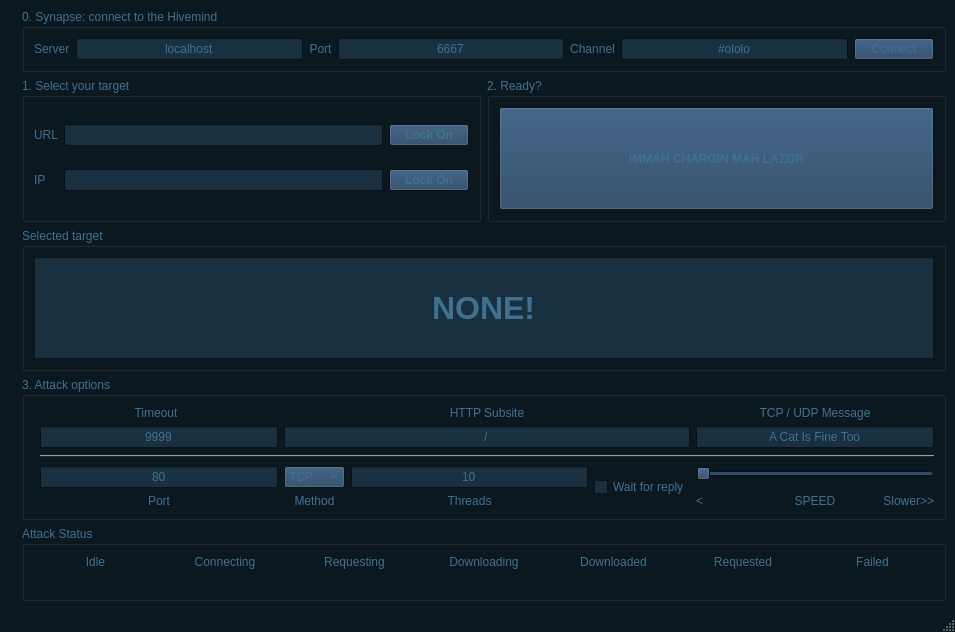
<?xml version="1.0" encoding="UTF-8"?>
<ui version="4.0">
 <class>LOIQ</class>
 <widget class="QMainWindow" name="LOIQ">
  <property name="geometry">
   <rect>
    <x>0</x>
    <y>0</y>
    <width>955</width>
    <height>632</height>
   </rect>
  </property>
  <property name="sizePolicy">
   <sizepolicy hsizetype="MinimumExpanding" vsizetype="MinimumExpanding">
    <horstretch>0</horstretch>
    <verstretch>0</verstretch>
   </sizepolicy>
  </property>
  <property name="palette">
   <palette>
    <active>
     <colorrole role="WindowText">
      <brush brushstyle="SolidPattern">
       <color alpha="255">
        <red>65</red>
        <green>113</green>
        <blue>145</blue>
       </color>
      </brush>
     </colorrole>
     <colorrole role="Button">
      <brush brushstyle="SolidPattern">
       <color alpha="255">
        <red>32</red>
        <green>64</green>
        <blue>96</blue>
       </color>
      </brush>
     </colorrole>
     <colorrole role="Light">
      <brush brushstyle="SolidPattern">
       <color alpha="255">
        <red>24</red>
        <green>48</green>
        <blue>44</blue>
       </color>
      </brush>
     </colorrole>
     <colorrole role="Text">
      <brush brushstyle="SolidPattern">
       <color alpha="255">
        <red>65</red>
        <green>113</green>
        <blue>145</blue>
       </color>
      </brush>
     </colorrole>
     <colorrole role="BrightText">
      <brush brushstyle="SolidPattern">
       <color alpha="255">
        <red>24</red>
        <green>48</green>
        <blue>64</blue>
       </color>
      </brush>
     </colorrole>
     <colorrole role="ButtonText">
      <brush brushstyle="SolidPattern">
       <color alpha="255">
        <red>65</red>
        <green>113</green>
        <blue>145</blue>
       </color>
      </brush>
     </colorrole>
     <colorrole role="Base">
      <brush brushstyle="SolidPattern">
       <color alpha="255">
        <red>24</red>
        <green>48</green>
        <blue>64</blue>
       </color>
      </brush>
     </colorrole>
     <colorrole role="Window">
      <brush brushstyle="SolidPattern">
       <color alpha="255">
        <red>12</red>
        <green>24</green>
        <blue>32</blue>
       </color>
      </brush>
     </colorrole>
     <colorrole role="Shadow">
      <brush brushstyle="SolidPattern">
       <color alpha="255">
        <red>65</red>
        <green>113</green>
        <blue>145</blue>
       </color>
      </brush>
     </colorrole>
    </active>
    <inactive>
     <colorrole role="WindowText">
      <brush brushstyle="SolidPattern">
       <color alpha="255">
        <red>65</red>
        <green>113</green>
        <blue>145</blue>
       </color>
      </brush>
     </colorrole>
     <colorrole role="Button">
      <brush brushstyle="SolidPattern">
       <color alpha="255">
        <red>32</red>
        <green>64</green>
        <blue>96</blue>
       </color>
      </brush>
     </colorrole>
     <colorrole role="Light">
      <brush brushstyle="SolidPattern">
       <color alpha="255">
        <red>24</red>
        <green>48</green>
        <blue>44</blue>
       </color>
      </brush>
     </colorrole>
     <colorrole role="Text">
      <brush brushstyle="SolidPattern">
       <color alpha="255">
        <red>65</red>
        <green>113</green>
        <blue>145</blue>
       </color>
      </brush>
     </colorrole>
     <colorrole role="BrightText">
      <brush brushstyle="SolidPattern">
       <color alpha="255">
        <red>24</red>
        <green>48</green>
        <blue>64</blue>
       </color>
      </brush>
     </colorrole>
     <colorrole role="ButtonText">
      <brush brushstyle="SolidPattern">
       <color alpha="255">
        <red>65</red>
        <green>113</green>
        <blue>145</blue>
       </color>
      </brush>
     </colorrole>
     <colorrole role="Base">
      <brush brushstyle="SolidPattern">
       <color alpha="255">
        <red>24</red>
        <green>48</green>
        <blue>64</blue>
       </color>
      </brush>
     </colorrole>
     <colorrole role="Window">
      <brush brushstyle="SolidPattern">
       <color alpha="255">
        <red>12</red>
        <green>24</green>
        <blue>32</blue>
       </color>
      </brush>
     </colorrole>
     <colorrole role="Shadow">
      <brush brushstyle="SolidPattern">
       <color alpha="255">
        <red>65</red>
        <green>113</green>
        <blue>145</blue>
       </color>
      </brush>
     </colorrole>
    </inactive>
    <disabled>
     <colorrole role="WindowText">
      <brush brushstyle="SolidPattern">
       <color alpha="255">
        <red>128</red>
        <green>128</green>
        <blue>128</blue>
       </color>
      </brush>
     </colorrole>
     <colorrole role="Button">
      <brush brushstyle="SolidPattern">
       <color alpha="255">
        <red>32</red>
        <green>64</green>
        <blue>96</blue>
       </color>
      </brush>
     </colorrole>
     <colorrole role="Light">
      <brush brushstyle="SolidPattern">
       <color alpha="255">
        <red>24</red>
        <green>48</green>
        <blue>44</blue>
       </color>
      </brush>
     </colorrole>
     <colorrole role="Text">
      <brush brushstyle="SolidPattern">
       <color alpha="255">
        <red>128</red>
        <green>128</green>
        <blue>128</blue>
       </color>
      </brush>
     </colorrole>
     <colorrole role="BrightText">
      <brush brushstyle="SolidPattern">
       <color alpha="255">
        <red>24</red>
        <green>48</green>
        <blue>64</blue>
       </color>
      </brush>
     </colorrole>
     <colorrole role="ButtonText">
      <brush brushstyle="SolidPattern">
       <color alpha="255">
        <red>128</red>
        <green>128</green>
        <blue>128</blue>
       </color>
      </brush>
     </colorrole>
     <colorrole role="Base">
      <brush brushstyle="SolidPattern">
       <color alpha="255">
        <red>12</red>
        <green>24</green>
        <blue>32</blue>
       </color>
      </brush>
     </colorrole>
     <colorrole role="Window">
      <brush brushstyle="SolidPattern">
       <color alpha="255">
        <red>12</red>
        <green>24</green>
        <blue>32</blue>
       </color>
      </brush>
     </colorrole>
     <colorrole role="Shadow">
      <brush brushstyle="SolidPattern">
       <color alpha="255">
        <red>65</red>
        <green>113</green>
        <blue>145</blue>
       </color>
      </brush>
     </colorrole>
    </disabled>
   </palette>
  </property>
  <property name="font">
   <font>
    <family>Tahoma</family>
   </font>
  </property>
  <property name="windowTitle">
   <string>LOIQ</string>
  </property>
  <property name="windowIcon">
   <iconset resource="../loiq.qrc">
    <normaloff>:/images/LOIC.ico</normaloff>:/images/LOIC.ico</iconset>
  </property>
  <property name="locale">
   <locale language="English" country="UnitedStates"/>
  </property>
  <widget class="QWidget" name="centralwidget">
   <property name="sizePolicy">
    <sizepolicy hsizetype="MinimumExpanding" vsizetype="MinimumExpanding">
     <horstretch>0</horstretch>
     <verstretch>0</verstretch>
    </sizepolicy>
   </property>
   <layout class="QGridLayout" name="gridLayout_5">
    <item row="0" column="0" rowspan="5">
     <widget class="QLabel" name="ioncannon">
      <property name="text">
       <string/>
      </property>
      <property name="pixmap">
       <pixmap resource="../loiq.qrc">:/images/LOIC.png</pixmap>
      </property>
      <property name="alignment">
       <set>Qt::AlignLeading|Qt::AlignLeft|Qt::AlignTop</set>
      </property>
     </widget>
    </item>
    <item row="0" column="1" colspan="2">
     <widget class="QGroupBox" name="groupBox_6">
      <property name="title">
       <string>0. Synapse: connect to the Hivemind</string>
      </property>
      <layout class="QHBoxLayout" name="horizontalLayout_2">
       <item>
        <widget class="QLabel" name="label_19">
         <property name="text">
          <string>Server</string>
         </property>
        </widget>
       </item>
       <item>
        <widget class="QLineEdit" name="SynapseServer">
         <property name="sizePolicy">
          <sizepolicy hsizetype="MinimumExpanding" vsizetype="Fixed">
           <horstretch>0</horstretch>
           <verstretch>0</verstretch>
          </sizepolicy>
         </property>
         <property name="text">
          <string>localhost</string>
         </property>
         <property name="alignment">
          <set>Qt::AlignCenter</set>
         </property>
        </widget>
       </item>
       <item>
        <widget class="QLabel" name="label_20">
         <property name="text">
          <string>Port</string>
         </property>
         <property name="alignment">
          <set>Qt::AlignCenter</set>
         </property>
        </widget>
       </item>
       <item>
        <widget class="QLineEdit" name="SynapsePort">
         <property name="text">
          <string>6667</string>
         </property>
         <property name="maxLength">
          <number>5</number>
         </property>
         <property name="alignment">
          <set>Qt::AlignCenter</set>
         </property>
        </widget>
       </item>
       <item>
        <widget class="QLabel" name="label_21">
         <property name="text">
          <string>Channel</string>
         </property>
         <property name="alignment">
          <set>Qt::AlignCenter</set>
         </property>
        </widget>
       </item>
       <item>
        <widget class="QLineEdit" name="SynapseChannel">
         <property name="text">
          <string>#ololo</string>
         </property>
         <property name="maxLength">
          <number>32767</number>
         </property>
         <property name="alignment">
          <set>Qt::AlignCenter</set>
         </property>
        </widget>
       </item>
       <item>
        <widget class="QPushButton" name="SynapseConnect">
         <property name="text">
          <string>Connect</string>
         </property>
        </widget>
       </item>
      </layout>
     </widget>
    </item>
    <item row="1" column="1">
     <widget class="QGroupBox" name="groupBox">
      <property name="sizePolicy">
       <sizepolicy hsizetype="Preferred" vsizetype="Preferred">
        <horstretch>0</horstretch>
        <verstretch>0</verstretch>
       </sizepolicy>
      </property>
      <property name="palette">
       <palette>
        <active/>
        <inactive/>
        <disabled/>
       </palette>
      </property>
      <property name="title">
       <string>1. Select your target</string>
      </property>
      <layout class="QGridLayout" name="gridLayout_2">
       <item row="0" column="0">
        <widget class="QLabel" name="label">
         <property name="text">
          <string>URL</string>
         </property>
        </widget>
       </item>
       <item row="0" column="1">
        <widget class="QLineEdit" name="URL_field">
         <property name="alignment">
          <set>Qt::AlignCenter</set>
         </property>
        </widget>
       </item>
       <item row="0" column="2">
        <widget class="QPushButton" name="LockOn1">
         <property name="font">
          <font>
           <family>Tahoma</family>
           <weight>75</weight>
           <bold>true</bold>
          </font>
         </property>
         <property name="text">
          <string>Lock On</string>
         </property>
        </widget>
       </item>
       <item row="1" column="0">
        <widget class="QLabel" name="label_2">
         <property name="text">
          <string>IP</string>
         </property>
        </widget>
       </item>
       <item row="1" column="1">
        <widget class="QLineEdit" name="IP_field">
         <property name="maxLength">
          <number>25</number>
         </property>
         <property name="alignment">
          <set>Qt::AlignCenter</set>
         </property>
        </widget>
       </item>
       <item row="1" column="2">
        <widget class="QPushButton" name="LockOn2">
         <property name="font">
          <font>
           <family>Tahoma</family>
           <weight>75</weight>
           <bold>true</bold>
          </font>
         </property>
         <property name="text">
          <string>Lock On</string>
         </property>
        </widget>
       </item>
      </layout>
     </widget>
    </item>
    <item row="1" column="2">
     <widget class="QGroupBox" name="groupBox_2">
      <property name="title">
       <string>2. Ready?</string>
      </property>
      <layout class="QGridLayout" name="gridLayout_6">
       <item row="0" column="0">
        <widget class="QPushButton" name="Fire">
         <property name="sizePolicy">
          <sizepolicy hsizetype="MinimumExpanding" vsizetype="MinimumExpanding">
           <horstretch>0</horstretch>
           <verstretch>0</verstretch>
          </sizepolicy>
         </property>
         <property name="font">
          <font>
           <family>Tahoma</family>
           <weight>75</weight>
           <bold>true</bold>
          </font>
         </property>
         <property name="text">
          <string>IMMAH CHARGIN MAH LAZOR</string>
         </property>
        </widget>
       </item>
      </layout>
     </widget>
    </item>
    <item row="2" column="1" colspan="2">
     <widget class="QGroupBox" name="groupBox_3">
      <property name="title">
       <string>Selected target</string>
      </property>
      <layout class="QVBoxLayout" name="verticalLayout">
       <item>
        <widget class="QLineEdit" name="Target_field">
         <property name="sizePolicy">
          <sizepolicy hsizetype="MinimumExpanding" vsizetype="MinimumExpanding">
           <horstretch>0</horstretch>
           <verstretch>0</verstretch>
          </sizepolicy>
         </property>
         <property name="font">
          <font>
           <pointsize>24</pointsize>
           <weight>75</weight>
           <bold>true</bold>
          </font>
         </property>
         <property name="autoFillBackground">
          <bool>false</bool>
         </property>
         <property name="text">
          <string>NONE!</string>
         </property>
         <property name="alignment">
          <set>Qt::AlignCenter</set>
         </property>
         <property name="readOnly">
          <bool>true</bool>
         </property>
        </widget>
       </item>
      </layout>
     </widget>
    </item>
    <item row="3" column="1" colspan="2">
     <widget class="QGroupBox" name="groupBox_4">
      <property name="title">
       <string>3. Attack options</string>
      </property>
      <layout class="QGridLayout" name="gridLayout_3">
       <item row="0" column="0" colspan="2">
        <widget class="QLabel" name="label_3">
         <property name="text">
          <string>Timeout</string>
         </property>
         <property name="alignment">
          <set>Qt::AlignCenter</set>
         </property>
        </widget>
       </item>
       <item row="0" column="2" colspan="3">
        <widget class="QLabel" name="label_4">
         <property name="text">
          <string>HTTP Subsite</string>
         </property>
         <property name="alignment">
          <set>Qt::AlignCenter</set>
         </property>
        </widget>
       </item>
       <item row="0" column="5">
        <widget class="QLabel" name="label_5">
         <property name="text">
          <string>TCP / UDP Message</string>
         </property>
         <property name="alignment">
          <set>Qt::AlignCenter</set>
         </property>
        </widget>
       </item>
       <item row="1" column="1">
        <widget class="QLineEdit" name="Timeout_field">
         <property name="text">
          <string>9999</string>
         </property>
         <property name="maxLength">
          <number>5</number>
         </property>
         <property name="alignment">
          <set>Qt::AlignCenter</set>
         </property>
        </widget>
       </item>
       <item row="1" column="2" colspan="3">
        <widget class="QLineEdit" name="HTTP_subsite_field">
         <property name="text">
          <string>/</string>
         </property>
         <property name="alignment">
          <set>Qt::AlignCenter</set>
         </property>
        </widget>
       </item>
       <item row="1" column="5">
        <widget class="QLineEdit" name="TCP_UDP_Message_field">
         <property name="text">
          <string>A Cat Is Fine Too</string>
         </property>
         <property name="alignment">
          <set>Qt::AlignCenter</set>
         </property>
        </widget>
       </item>
       <item row="2" column="1" rowspan="2" colspan="5">
        <widget class="Line" name="line">
         <property name="orientation">
          <enum>Qt::Horizontal</enum>
         </property>
        </widget>
       </item>
       <item row="4" column="1">
        <widget class="QLineEdit" name="Port_field">
         <property name="text">
          <string>80</string>
         </property>
         <property name="maxLength">
          <number>5</number>
         </property>
         <property name="alignment">
          <set>Qt::AlignCenter</set>
         </property>
        </widget>
       </item>
       <item row="4" column="2">
        <widget class="QComboBox" name="Method_field">
         <item>
          <property name="text">
           <string>TCP</string>
          </property>
         </item>
         <item>
          <property name="text">
           <string>UDP</string>
          </property>
         </item>
         <item>
          <property name="text">
           <string>HTTP</string>
          </property>
         </item>
        </widget>
       </item>
       <item row="4" column="3">
        <widget class="QLineEdit" name="Threads_field">
         <property name="text">
          <string>10</string>
         </property>
         <property name="maxLength">
          <number>7</number>
         </property>
         <property name="alignment">
          <set>Qt::AlignCenter</set>
         </property>
        </widget>
       </item>
       <item row="4" column="4" rowspan="2">
        <widget class="QCheckBox" name="Wait_for_reply_box">
         <property name="text">
          <string>Wait for reply</string>
         </property>
        </widget>
       </item>
       <item row="3" column="5" rowspan="2">
        <widget class="QSlider" name="Speed_Slider">
         <property name="orientation">
          <enum>Qt::Horizontal</enum>
         </property>
        </widget>
       </item>
       <item row="5" column="1">
        <widget class="QLabel" name="label_6">
         <property name="text">
          <string>Port</string>
         </property>
         <property name="alignment">
          <set>Qt::AlignCenter</set>
         </property>
        </widget>
       </item>
       <item row="5" column="2">
        <widget class="QLabel" name="label_7">
         <property name="text">
          <string>Method</string>
         </property>
         <property name="alignment">
          <set>Qt::AlignCenter</set>
         </property>
        </widget>
       </item>
       <item row="5" column="3">
        <widget class="QLabel" name="label_8">
         <property name="text">
          <string>Threads</string>
         </property>
         <property name="alignment">
          <set>Qt::AlignCenter</set>
         </property>
        </widget>
       </item>
       <item row="5" column="5">
        <layout class="QHBoxLayout" name="horizontalLayout">
         <item>
          <widget class="QLabel" name="label_18">
           <property name="text">
            <string>&lt;&lt;Faster</string>
           </property>
          </widget>
         </item>
         <item>
          <widget class="QLabel" name="label_17">
           <property name="text">
            <string>SPEED</string>
           </property>
           <property name="alignment">
            <set>Qt::AlignCenter</set>
           </property>
          </widget>
         </item>
         <item>
          <widget class="QLabel" name="label_9">
           <property name="text">
            <string>Slower&gt;&gt;</string>
           </property>
           <property name="alignment">
            <set>Qt::AlignRight|Qt::AlignTrailing|Qt::AlignVCenter</set>
           </property>
          </widget>
         </item>
        </layout>
       </item>
      </layout>
     </widget>
    </item>
    <item row="4" column="1" colspan="2">
     <widget class="QGroupBox" name="groupBox_5">
      <property name="title">
       <string>Attack Status</string>
      </property>
      <layout class="QGridLayout" name="gridLayout_4">
       <item row="0" column="0">
        <layout class="QGridLayout" name="gridLayout">
         <item row="0" column="0">
          <widget class="QLabel" name="label_10">
           <property name="text">
            <string>Idle</string>
           </property>
           <property name="alignment">
            <set>Qt::AlignCenter</set>
           </property>
          </widget>
         </item>
         <item row="0" column="1">
          <widget class="QLabel" name="label_11">
           <property name="text">
            <string>Connecting</string>
           </property>
           <property name="alignment">
            <set>Qt::AlignCenter</set>
           </property>
          </widget>
         </item>
         <item row="0" column="2">
          <widget class="QLabel" name="label_12">
           <property name="text">
            <string>Requesting</string>
           </property>
           <property name="alignment">
            <set>Qt::AlignCenter</set>
           </property>
          </widget>
         </item>
         <item row="0" column="3">
          <widget class="QLabel" name="label_13">
           <property name="text">
            <string>Downloading</string>
           </property>
           <property name="alignment">
            <set>Qt::AlignCenter</set>
           </property>
          </widget>
         </item>
         <item row="0" column="4">
          <widget class="QLabel" name="label_14">
           <property name="text">
            <string>Downloaded</string>
           </property>
           <property name="alignment">
            <set>Qt::AlignCenter</set>
           </property>
          </widget>
         </item>
         <item row="0" column="5">
          <widget class="QLabel" name="label_15">
           <property name="text">
            <string>Requested</string>
           </property>
           <property name="alignment">
            <set>Qt::AlignCenter</set>
           </property>
          </widget>
         </item>
         <item row="0" column="6">
          <widget class="QLabel" name="label_16">
           <property name="text">
            <string>Failed</string>
           </property>
           <property name="alignment">
            <set>Qt::AlignCenter</set>
           </property>
          </widget>
         </item>
         <item row="1" column="0">
          <widget class="QLabel" name="label_idle">
           <property name="text">
            <string/>
           </property>
           <property name="alignment">
            <set>Qt::AlignCenter</set>
           </property>
          </widget>
         </item>
         <item row="1" column="1">
          <widget class="QLabel" name="label_connecting">
           <property name="text">
            <string/>
           </property>
           <property name="alignment">
            <set>Qt::AlignCenter</set>
           </property>
          </widget>
         </item>
         <item row="1" column="2">
          <widget class="QLabel" name="label_requesting">
           <property name="text">
            <string/>
           </property>
           <property name="alignment">
            <set>Qt::AlignCenter</set>
           </property>
          </widget>
         </item>
         <item row="1" column="3">
          <widget class="QLabel" name="label_downloading">
           <property name="text">
            <string/>
           </property>
           <property name="alignment">
            <set>Qt::AlignCenter</set>
           </property>
          </widget>
         </item>
         <item row="1" column="4">
          <widget class="QLabel" name="label_downloaded">
           <property name="text">
            <string/>
           </property>
           <property name="alignment">
            <set>Qt::AlignCenter</set>
           </property>
          </widget>
         </item>
         <item row="1" column="5">
          <widget class="QLabel" name="label_requested">
           <property name="text">
            <string/>
           </property>
           <property name="alignment">
            <set>Qt::AlignCenter</set>
           </property>
          </widget>
         </item>
         <item row="1" column="6">
          <widget class="QLabel" name="label_failed">
           <property name="text">
            <string/>
           </property>
           <property name="alignment">
            <set>Qt::AlignCenter</set>
           </property>
          </widget>
         </item>
        </layout>
       </item>
      </layout>
     </widget>
    </item>
   </layout>
  </widget>
  <widget class="QStatusBar" name="statusbar"/>
 </widget>
 <resources>
  <include location="../loiq.qrc"/>
  <include location="../loiq.qrc"/>
 </resources>
 <connections/>
</ui>
